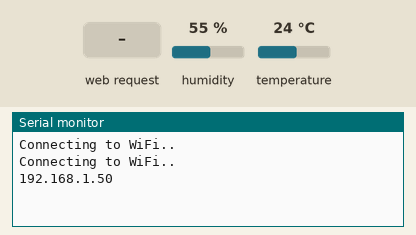
The sketch below on a simulated ESP32. Parts: the last lines printed to the serial monitor. Inputs (shaded band) come from the test bench; at power-on: humidity 55 %, temperature 24 °C. WiFi joins after 1.5 s; servers stay silent unless stated.

Above: at 3.2 s.
3.3 s: HTTP request GET /temperature received
At 4.2 s:
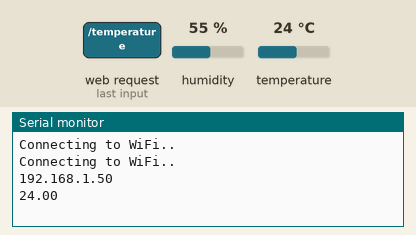
4.8 s: HTTP request GET /humidity received
At 5.2 s:
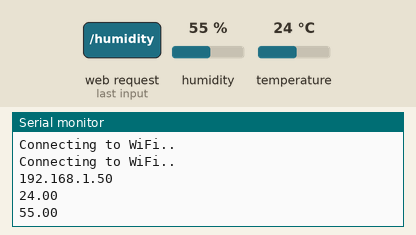

Measured:
- after the input at 3.3 s, the serial monitor: prints a new line at once (image 1)
- after the input at 4.8 s, the serial monitor: prints a new line at once (image 2)

The sketch:

WebServerTest.ino
```cpp
/*********
  Rui Santos
  Complete project details at https://randomnerdtutorials.com
*********/

// Import required libraries
#include "WiFi.h"
#include "ESPAsyncWebServer.h"
#include <Adafruit_Sensor.h>
#include <DHT.h>

// Replace with your network credentials
const char* ssid = "Rampage";
const char* password = "Z0Ybuguv123";

#define DHTPIN 2     // Digital pin connected to the DHT sensor

#define DHTTYPE DHT22

DHT dht(DHTPIN, DHTTYPE);

// Create AsyncWebServer object on port 80
AsyncWebServer server(80);

String readDHTTemperature() {
  // Sensor readings may also be up to 2 seconds 'old' (its a very slow sensor)
  // Read temperature as Celsius (the default)
  float celsius = dht.readTemperature();

  // Check if any reads failed and exit early (to try again).
  if (isnan(celsius)) {
    Serial.println("Failed to read from DHT sensor!");
    return "--";
  }
  else {
    Serial.println(celsius);
    return String(celsius);
  }
}

String readDHTHumidity() {
  // Sensor readings may also be up to 2 seconds 'old' (its a very slow sensor)
  float humidity = dht.readHumidity();
  if (isnan(humidity)) {
    Serial.println("Failed to read from DHT sensor!");
    return "--";
  }
  else {
    Serial.println(humidity);
    return String(humidity);
  }
}

const char index_html[] PROGMEM = R"rawliteral(
<!DOCTYPE HTML><html>
<head>
  <meta name="viewport" content="width=device-width, initial-scale=1">
  <link rel="stylesheet" href="https://use.fontawesome.com/releases/v5.7.2/css/all.css" integrity="sha384-fnmOCqbTlWIlj8LyTjo7mOUStjsKC4pOpQbqyi7RrhN7udi9RwhKkMHpvLbHG9Sr" crossorigin="anonymous">
  <style>
    html {
     font-family: Arial;
     display: inline-block;
     margin: 0px auto;
     text-align: center;
    }
    h2 { font-size: 3.0rem; }
    p { font-size: 3.0rem; }
    .units { font-size: 1.2rem; }
    .dht-labels{
      font-size: 1.5rem;
      vertical-align:middle;
      padding-bottom: 15px;
    }
  </style>
</head>
<body>
  <h2>ESP32 DHT Server</h2>
  <p>
    <i class="fas fa-thermometer-half" style="color:#059e8a;"></i>
    <span class="dht-labels">Temperature</span>
    <span id="temperature">%TEMPERATURE%</span>
    <sup class="units">&deg;C</sup>
  </p>
  <p>
    <i class="fas fa-tint" style="color:#00add6;"></i>
    <span class="dht-labels">Humidity</span>
    <span id="humidity">%HUMIDITY%</span>
    <sup class="units">&percnt;</sup>
  </p>
</body>
<script>
setInterval(function ( ) {
  var xhttp = new XMLHttpRequest();
  xhttp.onreadystatechange = function() {
    if (this.readyState == 4 && this.status == 200) {
      document.getElementById("temperature").innerHTML = this.responseText;
    }
  };
  xhttp.open("GET", "/temperature", true);
  xhttp.send();
}, 5000 ) ;

setInterval(function ( ) {
  var xhttp = new XMLHttpRequest();
  xhttp.onreadystatechange = function() {
    if (this.readyState == 4 && this.status == 200) {
      document.getElementById("humidity").innerHTML = this.responseText;
    }
  };
  xhttp.open("GET", "/humidity", true);
  xhttp.send();
}, 5000 ) ;
</script>
</html>)rawliteral";

// Replaces placeholder with DHT values
String processor(const String& var){
  //Serial.println(var);
  if(var == "TEMPERATURE"){
    return readDHTTemperature();
  }
  else if(var == "HUMIDITY"){
    return readDHTHumidity();
  }
  return String();
}

void setup(){
  // Serial port for debugging purposes
  Serial.begin(115200);

  dht.begin();

  // Connect to Wi-Fi
  WiFi.begin(ssid, password);
  while (WiFi.status() != WL_CONNECTED) {
    delay(1000);
    Serial.println("Connecting to WiFi..");
  }

  // Print ESP32 Local IP Address
  Serial.println(WiFi.localIP());

  // Route for root / web page
  server.on("/", HTTP_GET, [](AsyncWebServerRequest *request){
    request->send_P(200, "text/html", index_html, processor);
  });
  server.on("/temperature", HTTP_GET, [](AsyncWebServerRequest *request){
    request->send_P(200, "text/plain", readDHTTemperature().c_str());
  });
  server.on("/humidity", HTTP_GET, [](AsyncWebServerRequest *request){
    request->send_P(200, "text/plain", readDHTHumidity().c_str());
  });

  // Start server
  server.begin();
}

void loop(){

}
```
